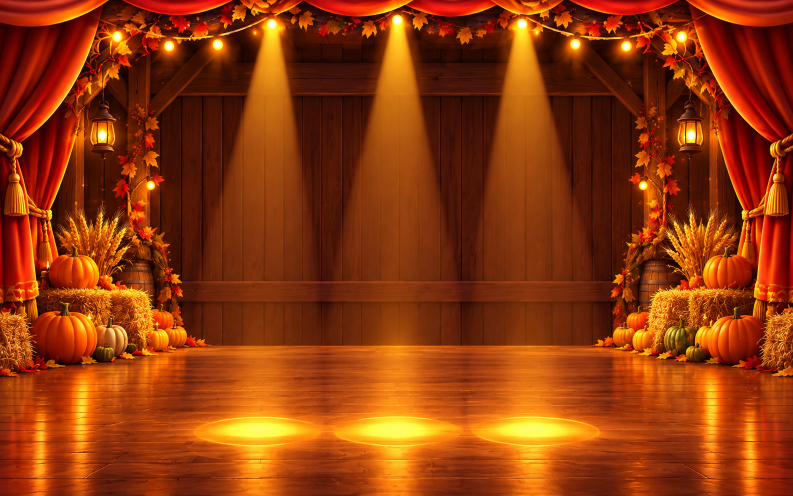
#> input picture docs/design/brand/seasons/time-of-day/stage/celebration-stage-thanksgiving-night.png, 1586 x 992 px (shown at 1/2 size)
$ python -i align-stage.py   (imports and definitions only)
#> lines starting #> are read from the running program, lines starting #| are printed output that depends on the picture; after the words box and inside, x2 and y2 are one past the last pixel; in counts of white or black regions, pixels touching at a corner belong together
#!/usr/bin/env python3
"""Align ChatGPT-made time-of-day stages onto the night stage's spotlight geometry (founder 10-16: "the spotlights in
the exact same places so the animated guys still look appropriate").

For the night source and each new image: find the three floor light pools (the brightest blobs in the lower ~35%
of the frame, central ~70% of the width), fit a similarity transform (uniform scale + translation, no rotation)
that maps the new image's pool centers onto the night's, warp + crop to exactly the night frame (1586 x 992), and
report the residual per pool in px (target <= 6 px at 1586 wide).

usage:
  align-stage.py --night <night.png> --out <dir> [--override pools.json] [--sheet stage-on-walls-v2.jpg
                 --walls <dir-with-<season>-home-<tod>.webp> --season halloween] <tod>=<raw.png> [<tod>=<raw.png> ...]

pools.json (manual override, optional): {"night": [[x,y],[x,y],[x,y]], "morning": [[x,y],...], ...} in each image's
own pixel coordinates; a key that is present replaces detection for that image.
"""
import argparse
import json
import os
import sys

import numpy as np
from PIL import Image, ImageDraw, ImageFilter

NIGHT_SIZE = (1586, 992)
STAGE_W_FRAC = 0.92      # app: stage card width = 92% of the wall
STAGE_TOP_FRAC = 0.255   # app: stage card top at 25.5% of the wall height
TARGET_PX = 6.0


def luma(img):
    a = np.asarray(img.convert('RGB'), dtype=np.float32) / 255.0
    return 0.2126 * a[..., 0] + 0.7152 * a[..., 1] + 0.0722 * a[..., 2]


def find_pools(img, y_from=0.65, x_from=0.15, x_to=0.85, n=3):
    """Centers of the n brightest floor blobs: blur, threshold at the 99.3rd percentile of the band, split by
    x-projection gaps, brightness-weighted centroid per blob. Returns a list of n (x, y) sorted left to right."""
    w, h = img.size
    L = luma(img.filter(ImageFilter.GaussianBlur(w / 200)))
    y0, x0, x1 = int(h * y_from), int(w * x_from), int(w * x_to)
    band = L[y0:, x0:x1]
    thr = np.percentile(band, 99.3)
    mask = band >= thr
    cols = mask.any(axis=0)
    # runs of columns with mask pixels = candidate blobs
    runs, start = [], None
    for x, on in enumerate(cols):
        if on and start is None:
            start = x
        if not on and start is not None:
            runs.append((start, x))
            start = None
    if start is not None:
        runs.append((start, len(cols)))
    # merge runs separated by tiny gaps (< 2% of width)
    merged = []
    for r in runs:
        if merged and r[0] - merged[-1][1] < w * 0.02:
            merged[-1] = (merged[-1][0], r[1])
        else:
            merged.append(r)
    blobs = []
    for (a, b) in merged:
        sub = mask[:, a:b]
        wts = np.where(sub, band[:, a:b] - thr + 1e-3, 0.0)
        tot = wts.sum()
        if tot <= 0:
            continue
        ys, xs = np.mgrid[0:sub.shape[0], 0:sub.shape[1]]
        cx = (wts * xs).sum() / tot + a + x0
        cy = (wts * ys).sum() / tot + y0
        blobs.append((tot, cx, cy))
    blobs.sort(reverse=True)
    pts = sorted([(cx, cy) for _, cx, cy in blobs[:n]])
    if len(pts) < n:
        raise SystemExit(f'found only {len(pts)} pools; pass --override')
    return pts


# [105 lines left out: functions fit_similarity, warp, panel, main, not called in this run]


# [2 lines not run here, left out]

>>> from PIL import Image
>>> picture = Image.open('celebration-stage-thanksgiving-night.png')
#> picture is the input picture: PIL image 1586x992 RGB; mean R, G, B 144.2, 56.5, 10.2
>>> result = find_pools(picture)
#> in luma, `a = np.asarray(img.convert('RGB'), dtype=np.float32) / 255.0`:
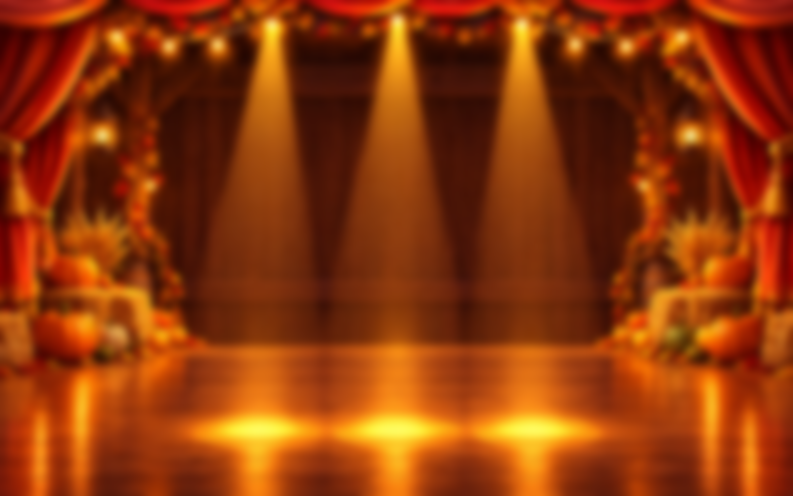
#> a: shape (992, 1586, 3) float32 (shown at 1/2 size); mean R, G, B 0.565, 0.222, 0.0399
#> in luma, `return 0.2126 * a[..., 0] + 0.7152 * a[..., 1] + 0.0722 * a[..., 2]`:
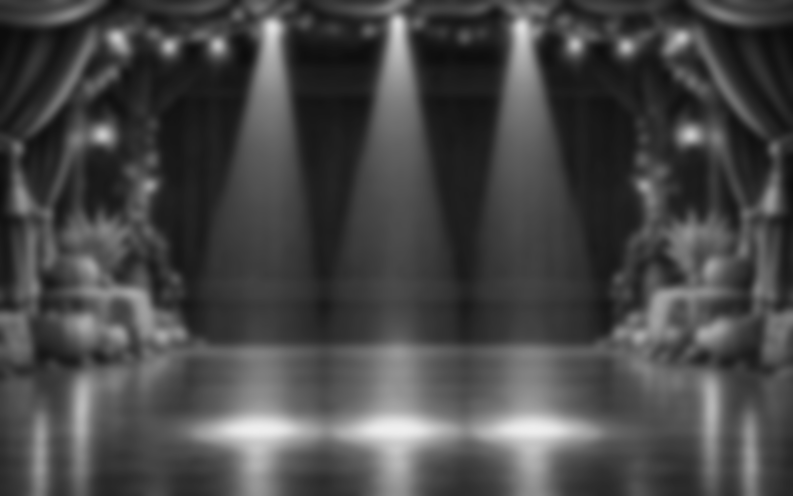
#> returned value: shape (992, 1586) float32 (shown at 1/2 size); min 0.047, max 0.94, mean 0.282
#> in find_pools, `band = L[y0:, x0:x1]`:
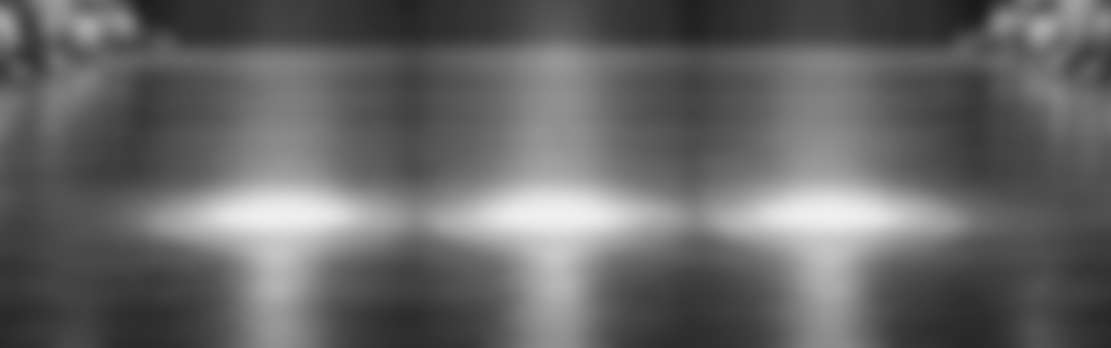
#> band: shape (348, 1111) float32; min 0.103, max 0.94, mean 0.401
#> in find_pools, `thr = np.percentile(band, 99.3)`: thr = 0.92
#> in find_pools, `mask = band >= thr`:
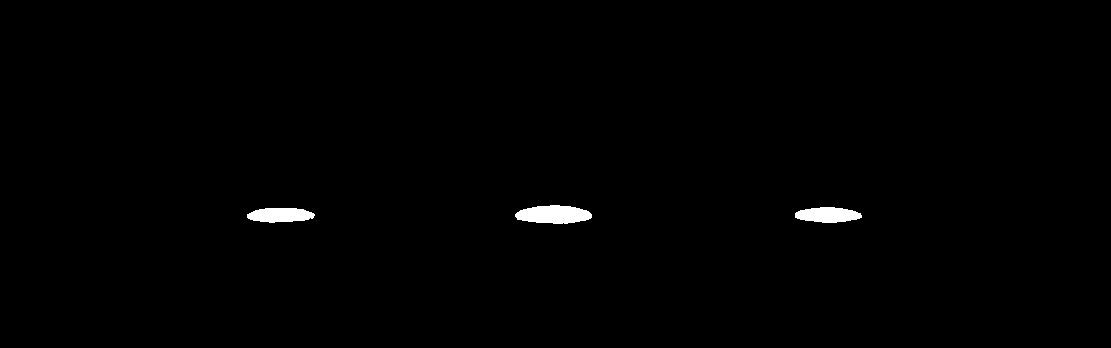
#> mask: shape (348, 1111) bool; 0.7% white; 3 white regions, box (x1, y1, x2, y2) and area: (515, 205, 592, 224) 1108, (795, 207, 862, 223) 809, (247, 208, 315, 223) 794
#> after the loop in find_pools, `for x, on in enumerate(cols):`: runs = [(247, 315), (515, 592), (795, 862)]
#> the loop in find_pools, `for r in runs:` made 3 passes
#> the loop in find_pools, `for (a, b) in merged:` made 3 passes
#> (a, b, tot, cx, cy) on passes 1 to 3: (247, 315, 8.54, 516.4, 858.7), (515, 592, 13.05, 790.6, 858.5), (795, 862, 8.5, 1064.4, 858.5)
#> pass 1, in find_pools, `wts = np.where(sub, band[:, a:b] - thr + 1e-3, 0.0)`:
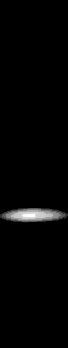
#> wts: shape (348, 68) float32; min 0, max 0.0204, mean 0.000361; drawn with min black and max white
#> pass 2, in find_pools, `wts = np.where(sub, band[:, a:b] - thr + 1e-3, 0.0)`:
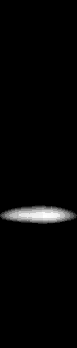
#> wts: shape (348, 77) float32; min 0, max 0.0207, mean 0.000487; drawn with min black and max white
#> after the loop in find_pools, `for (a, b) in merged:`:
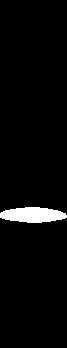
#> sub: shape (348, 67) bool; 3.5% white; 1 white region, box (x1, y1, x2, y2) and area: (0, 207, 67, 223) 809
#> after the loop in find_pools, `for (a, b) in merged:`: blobs = [(8.54, 516.4, 858.7), (13.05, 790.6, 858.5), (8.5, 1064.4, 858.5)]
#> in find_pools, `pts = sorted([(cx, cy) for _, cx, cy in blobs[:n]])`: pts = [(516.4, 858.7), (790.6, 858.5), (1064.4, 858.5)]
#> result = [(516.4, 858.7), (790.6, 858.5), (1064.4, 858.5)]
